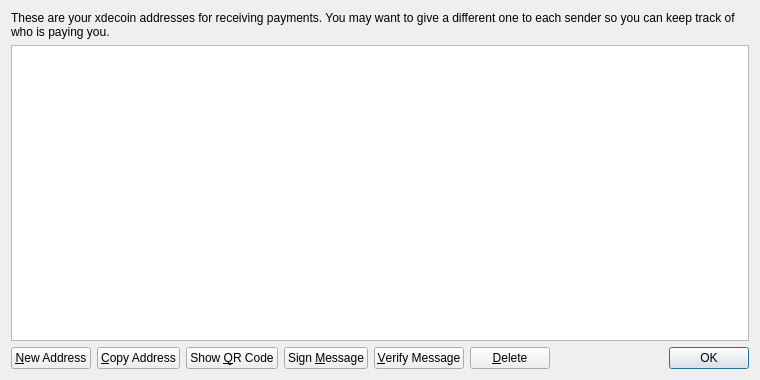
<?xml version="1.0" encoding="UTF-8"?>
<ui version="4.0">
 <class>AddressBookPage</class>
 <widget class="QWidget" name="AddressBookPage">
  <property name="geometry">
   <rect>
    <x>0</x>
    <y>0</y>
    <width>760</width>
    <height>380</height>
   </rect>
  </property>
  <property name="windowTitle">
   <string>Address Book</string>
  </property>
  <layout class="QVBoxLayout" name="verticalLayout">
   <item>
    <widget class="QLabel" name="labelExplanation">
     <property name="text">
      <string>These are your xdecoin addresses for receiving payments. You may want to give a different one to each sender so you can keep track of who is paying you.</string>
     </property>
     <property name="textFormat">
      <enum>Qt::PlainText</enum>
     </property>
     <property name="wordWrap">
      <bool>true</bool>
     </property>
    </widget>
   </item>
   <item>
    <widget class="QTableView" name="tableView">
     <property name="contextMenuPolicy">
      <enum>Qt::CustomContextMenu</enum>
     </property>
     <property name="toolTip">
      <string>Double-click to edit address or label</string>
     </property>
     <property name="tabKeyNavigation">
      <bool>false</bool>
     </property>
     <property name="alternatingRowColors">
      <bool>true</bool>
     </property>
     <property name="selectionMode">
      <enum>QAbstractItemView::SingleSelection</enum>
     </property>
     <property name="selectionBehavior">
      <enum>QAbstractItemView::SelectRows</enum>
     </property>
     <property name="sortingEnabled">
      <bool>true</bool>
     </property>
     <attribute name="verticalHeaderVisible">
      <bool>false</bool>
     </attribute>
    </widget>
   </item>
   <item>
    <layout class="QHBoxLayout" name="horizontalLayout">
     <item>
      <widget class="QPushButton" name="newAddressButton">
       <property name="toolTip">
        <string>Create a new address</string>
       </property>
       <property name="text">
        <string>&amp;New Address</string>
       </property>
       <property name="icon">
        <iconset resource="../bitcoin.qrc">
         <normaloff>:/icons/add</normaloff>:/icons/add</iconset>
       </property>
      </widget>
     </item>
     <item>
      <widget class="QPushButton" name="copyToClipboard">
       <property name="toolTip">
        <string>Copy the currently selected address to the system clipboard</string>
       </property>
       <property name="text">
        <string>&amp;Copy Address</string>
       </property>
       <property name="icon">
        <iconset resource="../bitcoin.qrc">
         <normaloff>:/icons/editcopy</normaloff>:/icons/editcopy</iconset>
       </property>
      </widget>
     </item>
     <item>
      <widget class="QPushButton" name="showQRCode">
       <property name="text">
        <string>Show &amp;QR Code</string>
       </property>
       <property name="icon">
        <iconset resource="../bitcoin.qrc">
         <normaloff>:/icons/qrcode</normaloff>:/icons/qrcode</iconset>
       </property>
      </widget>
     </item>
     <item>
      <widget class="QPushButton" name="signMessage">
       <property name="toolTip">
        <string>Sign a message to prove you own a xdecoin address</string>
       </property>
       <property name="text">
        <string>Sign &amp;Message</string>
       </property>
       <property name="icon">
        <iconset resource="../bitcoin.qrc">
         <normaloff>:/icons/edit</normaloff>:/icons/edit</iconset>
       </property>
      </widget>
     </item>
     <item>
      <widget class="QPushButton" name="verifyMessage">
       <property name="toolTip">
        <string>Verify a message to ensure it was signed with a specified xdecoin address</string>
       </property>
       <property name="text">
        <string>&amp;Verify Message</string>
       </property>
       <property name="icon">
        <iconset resource="../bitcoin.qrc">
         <normaloff>:/icons/transaction_0</normaloff>:/icons/transaction_0</iconset>
       </property>
      </widget>
     </item>
     <item>
      <widget class="QPushButton" name="deleteButton">
       <property name="toolTip">
        <string>Delete the currently selected address from the list</string>
       </property>
       <property name="text">
        <string>&amp;Delete</string>
       </property>
       <property name="icon">
        <iconset resource="../bitcoin.qrc">
         <normaloff>:/icons/remove</normaloff>:/icons/remove</iconset>
       </property>
      </widget>
     </item>
     <item>
      <spacer name="horizontalSpacer">
       <property name="orientation">
        <enum>Qt::Horizontal</enum>
       </property>
       <property name="sizeHint" stdset="0">
        <size>
         <width>40</width>
         <height>20</height>
        </size>
       </property>
      </spacer>
     </item>
     <item>
      <widget class="QDialogButtonBox" name="buttonBox">
       <property name="sizePolicy">
        <sizepolicy hsizetype="Maximum" vsizetype="Fixed">
         <horstretch>0</horstretch>
         <verstretch>0</verstretch>
        </sizepolicy>
       </property>
       <property name="standardButtons">
        <set>QDialogButtonBox::Ok</set>
       </property>
      </widget>
     </item>
    </layout>
   </item>
  </layout>
 </widget>
 <resources>
  <include location="../bitcoin.qrc"/>
 </resources>
 <connections/>
</ui>
